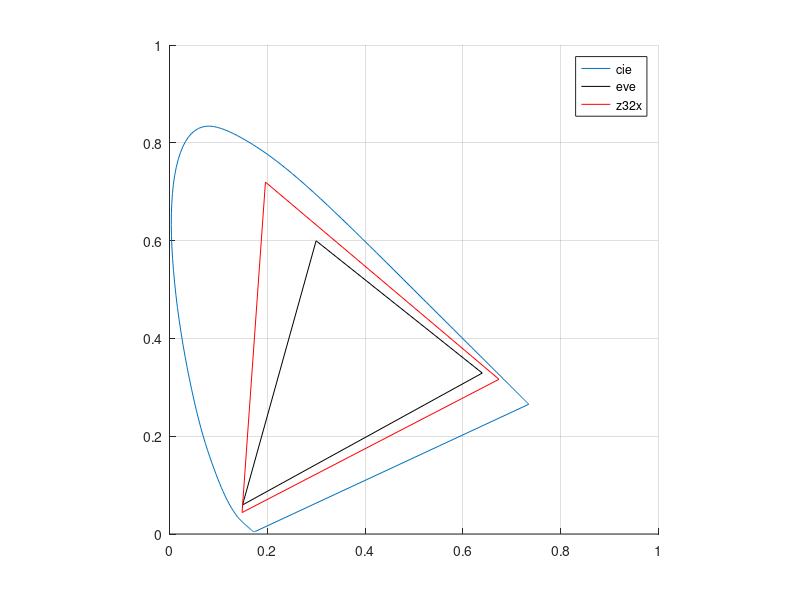

Write MATLAB code to recreate this figure.
1;
cie = [
360,  0.000129900000,  0.000003917000,  0.000606100000
361,  0.000145847000,  0.000004393581,  0.000680879200
362,  0.000163802100,  0.000004929604,  0.000765145600
363,  0.000184003700,  0.000005532136,  0.000860012400
364,  0.000206690200,  0.000006208245,  0.000966592800
365,  0.000232100000,  0.000006965000,  0.001086000000
366,  0.000260728000,  0.000007813219,  0.001220586000
367,  0.000293075000,  0.000008767336,  0.001372729000
368,  0.000329388000,  0.000009839844,  0.001543579000
369,  0.000369914000,  0.000011043230,  0.001734286000
370,  0.000414900000,  0.000012390000,  0.001946000000
371,  0.000464158700,  0.000013886410,  0.002177777000
372,  0.000518986000,  0.000015557280,  0.002435809000
373,  0.000581854000,  0.000017442960,  0.002731953000
374,  0.000655234700,  0.000019583750,  0.003078064000
375,  0.000741600000,  0.000022020000,  0.003486000000
376,  0.000845029600,  0.000024839650,  0.003975227000
377,  0.000964526800,  0.000028041260,  0.004540880000
378,  0.001094949000,  0.000031531040,  0.005158320000
379,  0.001231154000,  0.000035215210,  0.005802907000
380,  0.001368000000,  0.000039000000,  0.006450001000
381,  0.001502050000,  0.000042826400,  0.007083216000
382,  0.001642328000,  0.000046914600,  0.007745488000
383,  0.001802382000,  0.000051589600,  0.008501152000
384,  0.001995757000,  0.000057176400,  0.009414544000
385,  0.002236000000,  0.000064000000,  0.010549990000
386,  0.002535385000,  0.000072344210,  0.011965800000
387,  0.002892603000,  0.000082212240,  0.013655870000
388,  0.003300829000,  0.000093508160,  0.015588050000
389,  0.003753236000,  0.000106136100,  0.017730150000
390,  0.004243000000,  0.000120000000,  0.020050010000
391,  0.004762389000,  0.000134984000,  0.022511360000
392,  0.005330048000,  0.000151492000,  0.025202880000
393,  0.005978712000,  0.000170208000,  0.028279720000
394,  0.006741117000,  0.000191816000,  0.031897040000
395,  0.007650000000,  0.000217000000,  0.036210000000
396,  0.008751373000,  0.000246906700,  0.041437710000
397,  0.010028880000,  0.000281240000,  0.047503720000
398,  0.011421700000,  0.000318520000,  0.054119880000
399,  0.012869010000,  0.000357266700,  0.060998030000
400,  0.014310000000,  0.000396000000,  0.067850010000
401,  0.015704430000,  0.000433714700,  0.074486320000
402,  0.017147440000,  0.000473024000,  0.081361560000
403,  0.018781220000,  0.000517876000,  0.089153640000
404,  0.020748010000,  0.000572218700,  0.098540480000
405,  0.023190000000,  0.000640000000,  0.110200000000
406,  0.026207360000,  0.000724560000,  0.124613300000
407,  0.029782480000,  0.000825500000,  0.141701700000
408,  0.033880920000,  0.000941160000,  0.161303500000
409,  0.038468240000,  0.001069880000,  0.183256800000
410,  0.043510000000,  0.001210000000,  0.207400000000
411,  0.048995600000,  0.001362091000,  0.233692100000
412,  0.055022600000,  0.001530752000,  0.262611400000
413,  0.061718800000,  0.001720368000,  0.294774600000
414,  0.069212000000,  0.001935323000,  0.330798500000
415,  0.077630000000,  0.002180000000,  0.371300000000
416,  0.086958110000,  0.002454800000,  0.416209100000
417,  0.097176720000,  0.002764000000,  0.465464200000
418,  0.108406300000,  0.003117800000,  0.519694800000
419,  0.120767200000,  0.003526400000,  0.579530300000
420,  0.134380000000,  0.004000000000,  0.645600000000
421,  0.149358200000,  0.004546240000,  0.718483800000
422,  0.165395700000,  0.005159320000,  0.796713300000
423,  0.181983100000,  0.005829280000,  0.877845900000
424,  0.198611000000,  0.006546160000,  0.959439000000
425,  0.214770000000,  0.007300000000,  1.039050100000
426,  0.230186800000,  0.008086507000,  1.115367300000
427,  0.244879700000,  0.008908720000,  1.188497100000
428,  0.258777300000,  0.009767680000,  1.258123300000
429,  0.271807900000,  0.010664430000,  1.323929600000
430,  0.283900000000,  0.011600000000,  1.385600000000
431,  0.294943800000,  0.012573170000,  1.442635200000
432,  0.304896500000,  0.013582720000,  1.494803500000
433,  0.313787300000,  0.014629680000,  1.542190300000
434,  0.321645400000,  0.015715090000,  1.584880700000
435,  0.328500000000,  0.016840000000,  1.622960000000
436,  0.334351300000,  0.018007360000,  1.656404800000
437,  0.339210100000,  0.019214480000,  1.685295900000
438,  0.343121300000,  0.020453920000,  1.709874500000
439,  0.346129600000,  0.021718240000,  1.730382100000
440,  0.348280000000,  0.023000000000,  1.747060000000
441,  0.349599900000,  0.024294610000,  1.760044600000
442,  0.350147400000,  0.025610240000,  1.769623300000
443,  0.350013000000,  0.026958570000,  1.776263700000
444,  0.349287000000,  0.028351250000,  1.780433400000
445,  0.348060000000,  0.029800000000,  1.782600000000
446,  0.346373300000,  0.031310830000,  1.782968200000
447,  0.344262400000,  0.032883680000,  1.781699800000
448,  0.341808800000,  0.034521120000,  1.779198200000
449,  0.339094100000,  0.036225710000,  1.775867100000
450,  0.336200000000,  0.038000000000,  1.772110000000
451,  0.333197700000,  0.039846670000,  1.768258900000
452,  0.330041100000,  0.041768000000,  1.764039000000
453,  0.326635700000,  0.043766000000,  1.758943800000
454,  0.322886800000,  0.045842670000,  1.752466300000
455,  0.318700000000,  0.048000000000,  1.744100000000
456,  0.314025100000,  0.050243680000,  1.733559500000
457,  0.308884000000,  0.052573040000,  1.720858100000
458,  0.303290400000,  0.054980560000,  1.705936900000
459,  0.297257900000,  0.057458720000,  1.688737200000
460,  0.290800000000,  0.060000000000,  1.669200000000
461,  0.283970100000,  0.062601970000,  1.647528700000
462,  0.276721400000,  0.065277520000,  1.623412700000
463,  0.268917800000,  0.068042080000,  1.596022300000
464,  0.260422700000,  0.070911090000,  1.564528000000
465,  0.251100000000,  0.073900000000,  1.528100000000
466,  0.240847500000,  0.077016000000,  1.486111400000
467,  0.229851200000,  0.080266400000,  1.439521500000
468,  0.218407200000,  0.083666800000,  1.389879900000
469,  0.206811500000,  0.087232800000,  1.338736200000
470,  0.195360000000,  0.090980000000,  1.287640000000
471,  0.184213600000,  0.094917550000,  1.237422300000
472,  0.173327300000,  0.099045840000,  1.187824300000
473,  0.162688100000,  0.103367400000,  1.138761100000
474,  0.152283300000,  0.107884600000,  1.090148000000
475,  0.142100000000,  0.112600000000,  1.041900000000
476,  0.132178600000,  0.117532000000,  0.994197600000
477,  0.122569600000,  0.122674400000,  0.947347300000
478,  0.113275200000,  0.127992800000,  0.901453100000
479,  0.104297900000,  0.133452800000,  0.856619300000
480,  0.095640000000,  0.139020000000,  0.812950100000
481,  0.087299550000,  0.144676400000,  0.770517300000
482,  0.079308040000,  0.150469300000,  0.729444800000
483,  0.071717760000,  0.156461900000,  0.689913600000
484,  0.064580990000,  0.162717700000,  0.652104900000
485,  0.057950010000,  0.169300000000,  0.616200000000
486,  0.051862110000,  0.176243100000,  0.582328600000
487,  0.046281520000,  0.183558100000,  0.550416200000
488,  0.041150880000,  0.191273500000,  0.520337600000
489,  0.036412830000,  0.199418000000,  0.491967300000
490,  0.032010000000,  0.208020000000,  0.465180000000
491,  0.027917200000,  0.217119900000,  0.439924600000
492,  0.024144400000,  0.226734500000,  0.416183600000
493,  0.020687000000,  0.236857100000,  0.393882200000
494,  0.017540400000,  0.247481200000,  0.372945900000
495,  0.014700000000,  0.258600000000,  0.353300000000
496,  0.012161790000,  0.270184900000,  0.334857800000
497,  0.009919960000,  0.282293900000,  0.317552100000
498,  0.007967240000,  0.295050500000,  0.301337500000
499,  0.006296346000,  0.308578000000,  0.286168600000
500,  0.004900000000,  0.323000000000,  0.272000000000
501,  0.003777173000,  0.338402100000,  0.258817100000
502,  0.002945320000,  0.354685800000,  0.246483800000
503,  0.002424880000,  0.371698600000,  0.234771800000
504,  0.002236293000,  0.389287500000,  0.223453300000
505,  0.002400000000,  0.407300000000,  0.212300000000
506,  0.002925520000,  0.425629900000,  0.201169200000
507,  0.003836560000,  0.444309600000,  0.190119600000
508,  0.005174840000,  0.463394400000,  0.179225400000
509,  0.006982080000,  0.482939500000,  0.168560800000
510,  0.009300000000,  0.503000000000,  0.158200000000
511,  0.012149490000,  0.523569300000,  0.148138300000
512,  0.015535880000,  0.544512000000,  0.138375800000
513,  0.019477520000,  0.565690000000,  0.128994200000
514,  0.023992770000,  0.586965300000,  0.120075100000
515,  0.029100000000,  0.608200000000,  0.111700000000
516,  0.034814850000,  0.629345600000,  0.103904800000
517,  0.041120160000,  0.650306800000,  0.096667480000
518,  0.047985040000,  0.670875200000,  0.089982720000
519,  0.055378610000,  0.690842400000,  0.083845310000
520,  0.063270000000,  0.710000000000,  0.078249990000
521,  0.071635010000,  0.728185200000,  0.073208990000
522,  0.080462240000,  0.745463600000,  0.068678160000
523,  0.089739960000,  0.761969400000,  0.064567840000
524,  0.099456450000,  0.777836800000,  0.060788350000
525,  0.109600000000,  0.793200000000,  0.057250010000
526,  0.120167400000,  0.808110400000,  0.053904350000
527,  0.131114500000,  0.822496200000,  0.050746640000
528,  0.142367900000,  0.836306800000,  0.047752760000
529,  0.153854200000,  0.849491600000,  0.044898590000
530,  0.165500000000,  0.862000000000,  0.042160000000
531,  0.177257100000,  0.873810800000,  0.039507280000
532,  0.189140000000,  0.884962400000,  0.036935640000
533,  0.201169400000,  0.895493600000,  0.034458360000
534,  0.213365800000,  0.905443200000,  0.032088720000
535,  0.225749900000,  0.914850100000,  0.029840000000
536,  0.238320900000,  0.923734800000,  0.027711810000
537,  0.251066800000,  0.932092400000,  0.025694440000
538,  0.263992200000,  0.939922600000,  0.023787160000
539,  0.277101700000,  0.947225200000,  0.021989250000
540,  0.290400000000,  0.954000000000,  0.020300000000
541,  0.303891200000,  0.960256100000,  0.018718050000
542,  0.317572600000,  0.966007400000,  0.017240360000
543,  0.331438400000,  0.971260600000,  0.015863640000
544,  0.345482800000,  0.976022500000,  0.014584610000
545,  0.359700000000,  0.980300000000,  0.013400000000
546,  0.374083900000,  0.984092400000,  0.012307230000
547,  0.388639600000,  0.987418200000,  0.011301880000
548,  0.403378400000,  0.990312800000,  0.010377920000
549,  0.418311500000,  0.992811600000,  0.009529306000
550,  0.433449900000,  0.994950100000,  0.008749999000
551,  0.448795300000,  0.996710800000,  0.008035200000
552,  0.464336000000,  0.998098300000,  0.007381600000
553,  0.480064000000,  0.999112000000,  0.006785400000
554,  0.495971300000,  0.999748200000,  0.006242800000
555,  0.512050100000,  1.000000000000,  0.005749999000
556,  0.528295900000,  0.999856700000,  0.005303600000
557,  0.544691600000,  0.999304600000,  0.004899800000
558,  0.561209400000,  0.998325500000,  0.004534200000
559,  0.577821500000,  0.996898700000,  0.004202400000
560,  0.594500000000,  0.995000000000,  0.003900000000
561,  0.611220900000,  0.992600500000,  0.003623200000
562,  0.627975800000,  0.989742600000,  0.003370600000
563,  0.644760200000,  0.986444400000,  0.003141400000
564,  0.661569700000,  0.982724100000,  0.002934800000
565,  0.678400000000,  0.978600000000,  0.002749999000
566,  0.695239200000,  0.974083700000,  0.002585200000
567,  0.712058600000,  0.969171200000,  0.002438600000
568,  0.728828400000,  0.963856800000,  0.002309400000
569,  0.745518800000,  0.958134900000,  0.002196800000
570,  0.762100000000,  0.952000000000,  0.002100000000
571,  0.778543200000,  0.945450400000,  0.002017733000
572,  0.794825600000,  0.938499200000,  0.001948200000
573,  0.810926400000,  0.931162800000,  0.001889800000
574,  0.826824800000,  0.923457600000,  0.001840933000
575,  0.842500000000,  0.915400000000,  0.001800000000
576,  0.857932500000,  0.907006400000,  0.001766267000
577,  0.873081600000,  0.898277200000,  0.001737800000
578,  0.887894400000,  0.889204800000,  0.001711200000
579,  0.902318100000,  0.879781600000,  0.001683067000
580,  0.916300000000,  0.870000000000,  0.001650001000
581,  0.929799500000,  0.859861300000,  0.001610133000
582,  0.942798400000,  0.849392000000,  0.001564400000
583,  0.955277600000,  0.838622000000,  0.001513600000
584,  0.967217900000,  0.827581300000,  0.001458533000
585,  0.978600000000,  0.816300000000,  0.001400000000
586,  0.989385600000,  0.804794700000,  0.001336667000
587,  0.999548800000,  0.793082000000,  0.001270000000
588,  1.009089200000,  0.781192000000,  0.001205000000
589,  1.018006400000,  0.769154700000,  0.001146667000
590,  1.026300000000,  0.757000000000,  0.001100000000
591,  1.033982700000,  0.744754100000,  0.001068800000
592,  1.040986000000,  0.732422400000,  0.001049400000
593,  1.047188000000,  0.720003600000,  0.001035600000
594,  1.052466700000,  0.707496500000,  0.001021200000
595,  1.056700000000,  0.694900000000,  0.001000000000
596,  1.059794400000,  0.682219200000,  0.000968640000
597,  1.061799200000,  0.669471600000,  0.000929920000
598,  1.062806800000,  0.656674400000,  0.000886880000
599,  1.062909600000,  0.643844800000,  0.000842560000
600,  1.062200000000,  0.631000000000,  0.000800000000
601,  1.060735200000,  0.618155500000,  0.000760960000
602,  1.058443600000,  0.605314400000,  0.000723680000
603,  1.055224400000,  0.592475600000,  0.000685920000
604,  1.050976800000,  0.579637900000,  0.000645440000
605,  1.045600000000,  0.566800000000,  0.000600000000
606,  1.039036900000,  0.553961100000,  0.000547866700
607,  1.031360800000,  0.541137200000,  0.000491600000
608,  1.022666200000,  0.528352800000,  0.000435400000
609,  1.013047700000,  0.515632300000,  0.000383466700
610,  1.002600000000,  0.503000000000,  0.000340000000
611,  0.991367500000,  0.490468800000,  0.000307253300
612,  0.979331400000,  0.478030400000,  0.000283160000
613,  0.966491600000,  0.465677600000,  0.000265440000
614,  0.952847900000,  0.453403200000,  0.000251813300
615,  0.938400000000,  0.441200000000,  0.000240000000
616,  0.923194000000,  0.429080000000,  0.000229546700
617,  0.907244000000,  0.417036000000,  0.000220640000
618,  0.890502000000,  0.405032000000,  0.000211960000
619,  0.872920000000,  0.393032000000,  0.000202186700
620,  0.854449900000,  0.381000000000,  0.000190000000
621,  0.835084000000,  0.368918400000,  0.000174213300
622,  0.814946000000,  0.356827200000,  0.000155640000
623,  0.794186000000,  0.344776800000,  0.000135960000
624,  0.772954000000,  0.332817600000,  0.000116853300
625,  0.751400000000,  0.321000000000,  0.000100000000
626,  0.729583600000,  0.309338100000,  0.000086133330
627,  0.707588800000,  0.297850400000,  0.000074600000
628,  0.685602200000,  0.286593600000,  0.000065000000
629,  0.663810400000,  0.275624500000,  0.000056933330
630,  0.642400000000,  0.265000000000,  0.000049999990
631,  0.621514900000,  0.254763200000,  0.000044160000
632,  0.601113800000,  0.244889600000,  0.000039480000
633,  0.581105200000,  0.235334400000,  0.000035720000
634,  0.561397700000,  0.226052800000,  0.000032640000
635,  0.541900000000,  0.217000000000,  0.000030000000
636,  0.522599500000,  0.208161600000,  0.000027653330
637,  0.503546400000,  0.199548800000,  0.000025560000
638,  0.484743600000,  0.191155200000,  0.000023640000
639,  0.466193900000,  0.182974400000,  0.000021813330
640,  0.447900000000,  0.175000000000,  0.000020000000
641,  0.429861300000,  0.167223500000,  0.000018133330
642,  0.412098000000,  0.159646400000,  0.000016200000
643,  0.394644000000,  0.152277600000,  0.000014200000
644,  0.377533300000,  0.145125900000,  0.000012133330
645,  0.360800000000,  0.138200000000,  0.000010000000
646,  0.344456300000,  0.131500300000,  0.000007733333
647,  0.328516800000,  0.125024800000,  0.000005400000
648,  0.313019200000,  0.118779200000,  0.000003200000
649,  0.298001100000,  0.112769100000,  0.000001333333
650,  0.283500000000,  0.107000000000,  0.000000000000
651,  0.269544800000,  0.101476200000,  0.000000000000
652,  0.256118400000,  0.096188640000,  0.000000000000
653,  0.243189600000,  0.091122960000,  0.000000000000
654,  0.230727200000,  0.086264850000,  0.000000000000
655,  0.218700000000,  0.081600000000,  0.000000000000
656,  0.207097100000,  0.077120640000,  0.000000000000
657,  0.195923200000,  0.072825520000,  0.000000000000
658,  0.185170800000,  0.068710080000,  0.000000000000
659,  0.174832300000,  0.064769760000,  0.000000000000
660,  0.164900000000,  0.061000000000,  0.000000000000
661,  0.155366700000,  0.057396210000,  0.000000000000
662,  0.146230000000,  0.053955040000,  0.000000000000
663,  0.137490000000,  0.050673760000,  0.000000000000
664,  0.129146700000,  0.047549650000,  0.000000000000
665,  0.121200000000,  0.044580000000,  0.000000000000
666,  0.113639700000,  0.041758720000,  0.000000000000
667,  0.106465000000,  0.039084960000,  0.000000000000
668,  0.099690440000,  0.036563840000,  0.000000000000
669,  0.093330610000,  0.034200480000,  0.000000000000
670,  0.087400000000,  0.032000000000,  0.000000000000
671,  0.081900960000,  0.029962610000,  0.000000000000
672,  0.076804280000,  0.028076640000,  0.000000000000
673,  0.072077120000,  0.026329360000,  0.000000000000
674,  0.067686640000,  0.024708050000,  0.000000000000
675,  0.063600000000,  0.023200000000,  0.000000000000
676,  0.059806850000,  0.021800770000,  0.000000000000
677,  0.056282160000,  0.020501120000,  0.000000000000
678,  0.052971040000,  0.019281080000,  0.000000000000
679,  0.049818610000,  0.018120690000,  0.000000000000
680,  0.046770000000,  0.017000000000,  0.000000000000
681,  0.043784050000,  0.015903790000,  0.000000000000
682,  0.040875360000,  0.014837180000,  0.000000000000
683,  0.038072640000,  0.013810680000,  0.000000000000
684,  0.035404610000,  0.012834780000,  0.000000000000
685,  0.032900000000,  0.011920000000,  0.000000000000
686,  0.030564190000,  0.011068310000,  0.000000000000
687,  0.028380560000,  0.010273390000,  0.000000000000
688,  0.026344840000,  0.009533311000,  0.000000000000
689,  0.024452750000,  0.008846157000,  0.000000000000
690,  0.022700000000,  0.008210000000,  0.000000000000
691,  0.021084290000,  0.007623781000,  0.000000000000
692,  0.019599880000,  0.007085424000,  0.000000000000
693,  0.018237320000,  0.006591476000,  0.000000000000
694,  0.016987170000,  0.006138485000,  0.000000000000
695,  0.015840000000,  0.005723000000,  0.000000000000
696,  0.014790640000,  0.005343059000,  0.000000000000
697,  0.013831320000,  0.004995796000,  0.000000000000
698,  0.012948680000,  0.004676404000,  0.000000000000
699,  0.012129200000,  0.004380075000,  0.000000000000
700,  0.011359160000,  0.004102000000,  0.000000000000
701,  0.010629350000,  0.003838453000,  0.000000000000
702,  0.009938846000,  0.003589099000,  0.000000000000
703,  0.009288422000,  0.003354219000,  0.000000000000
704,  0.008678854000,  0.003134093000,  0.000000000000
705,  0.008110916000,  0.002929000000,  0.000000000000
706,  0.007582388000,  0.002738139000,  0.000000000000
707,  0.007088746000,  0.002559876000,  0.000000000000
708,  0.006627313000,  0.002393244000,  0.000000000000
709,  0.006195408000,  0.002237275000,  0.000000000000
710,  0.005790346000,  0.002091000000,  0.000000000000
711,  0.005409826000,  0.001953587000,  0.000000000000
712,  0.005052583000,  0.001824580000,  0.000000000000
713,  0.004717512000,  0.001703580000,  0.000000000000
714,  0.004403507000,  0.001590187000,  0.000000000000
715,  0.004109457000,  0.001484000000,  0.000000000000
716,  0.003833913000,  0.001384496000,  0.000000000000
717,  0.003575748000,  0.001291268000,  0.000000000000
718,  0.003334342000,  0.001204092000,  0.000000000000
719,  0.003109075000,  0.001122744000,  0.000000000000
720,  0.002899327000,  0.001047000000,  0.000000000000
721,  0.002704348000,  0.000976589600,  0.000000000000
722,  0.002523020000,  0.000911108800,  0.000000000000
723,  0.002354168000,  0.000850133200,  0.000000000000
724,  0.002196616000,  0.000793238400,  0.000000000000
725,  0.002049190000,  0.000740000000,  0.000000000000
726,  0.001910960000,  0.000690082700,  0.000000000000
727,  0.001781438000,  0.000643310000,  0.000000000000
728,  0.001660110000,  0.000599496000,  0.000000000000
729,  0.001546459000,  0.000558454700,  0.000000000000
730,  0.001439971000,  0.000520000000,  0.000000000000
731,  0.001340042000,  0.000483913600,  0.000000000000
732,  0.001246275000,  0.000450052800,  0.000000000000
733,  0.001158471000,  0.000418345200,  0.000000000000
734,  0.001076430000,  0.000388718400,  0.000000000000
735,  0.000999949300,  0.000361100000,  0.000000000000
736,  0.000928735800,  0.000335383500,  0.000000000000
737,  0.000862433200,  0.000311440400,  0.000000000000
738,  0.000800750300,  0.000289165600,  0.000000000000
739,  0.000743396000,  0.000268453900,  0.000000000000
740,  0.000690078600,  0.000249200000,  0.000000000000
741,  0.000640515600,  0.000231301900,  0.000000000000
742,  0.000594502100,  0.000214685600,  0.000000000000
743,  0.000551864600,  0.000199288400,  0.000000000000
744,  0.000512429000,  0.000185047500,  0.000000000000
745,  0.000476021300,  0.000171900000,  0.000000000000
746,  0.000442453600,  0.000159778100,  0.000000000000
747,  0.000411511700,  0.000148604400,  0.000000000000
748,  0.000382981400,  0.000138301600,  0.000000000000
749,  0.000356649100,  0.000128792500,  0.000000000000
750,  0.000332301100,  0.000120000000,  0.000000000000
751,  0.000309758600,  0.000111859500,  0.000000000000
752,  0.000288887100,  0.000104322400,  0.000000000000
753,  0.000269539400,  0.000097335600,  0.000000000000
754,  0.000251568200,  0.000090845870,  0.000000000000
755,  0.000234826100,  0.000084800000,  0.000000000000
756,  0.000219171000,  0.000079146670,  0.000000000000
757,  0.000204525800,  0.000073858000,  0.000000000000
758,  0.000190840500,  0.000068916000,  0.000000000000
759,  0.000178065400,  0.000064302670,  0.000000000000
760,  0.000166150500,  0.000060000000,  0.000000000000
761,  0.000155023600,  0.000055981870,  0.000000000000
762,  0.000144621900,  0.000052225600,  0.000000000000
763,  0.000134909800,  0.000048718400,  0.000000000000
764,  0.000125852000,  0.000045447470,  0.000000000000
765,  0.000117413000,  0.000042400000,  0.000000000000
766,  0.000109551500,  0.000039561040,  0.000000000000
767,  0.000102224500,  0.000036915120,  0.000000000000
768,  0.000095394450,  0.000034448680,  0.000000000000
769,  0.000089023900,  0.000032148160,  0.000000000000
770,  0.000083075270,  0.000030000000,  0.000000000000
771,  0.000077512690,  0.000027991250,  0.000000000000
772,  0.000072313040,  0.000026113560,  0.000000000000
773,  0.000067457780,  0.000024360240,  0.000000000000
774,  0.000062928440,  0.000022724610,  0.000000000000
775,  0.000058706520,  0.000021200000,  0.000000000000
776,  0.000054770280,  0.000019778550,  0.000000000000
777,  0.000051099180,  0.000018452850,  0.000000000000
778,  0.000047676540,  0.000017216870,  0.000000000000
779,  0.000044485670,  0.000016064590,  0.000000000000
780,  0.000041509940,  0.000014990000,  0.000000000000
781,  0.000038733240,  0.000013987280,  0.000000000000
782,  0.000036142030,  0.000013051550,  0.000000000000
783,  0.000033723520,  0.000012178180,  0.000000000000
784,  0.000031464870,  0.000011362540,  0.000000000000
785,  0.000029353260,  0.000010600000,  0.000000000000
786,  0.000027375730,  0.000009885877,  0.000000000000
787,  0.000025524330,  0.000009217304,  0.000000000000
788,  0.000023793760,  0.000008592362,  0.000000000000
789,  0.000022178700,  0.000008009133,  0.000000000000
790,  0.000020673830,  0.000007465700,  0.000000000000
791,  0.000019272260,  0.000006959567,  0.000000000000
792,  0.000017966400,  0.000006487995,  0.000000000000
793,  0.000016749910,  0.000006048699,  0.000000000000
794,  0.000015616480,  0.000005639396,  0.000000000000
795,  0.000014559770,  0.000005257800,  0.000000000000
796,  0.000013573870,  0.000004901771,  0.000000000000
797,  0.000012654360,  0.000004569720,  0.000000000000
798,  0.000011797230,  0.000004260194,  0.000000000000
799,  0.000010998440,  0.000003971739,  0.000000000000
800,  0.000010253980,  0.000003702900,  0.000000000000
801,  0.000009559646,  0.000003452163,  0.000000000000
802,  0.000008912044,  0.000003218302,  0.000000000000
803,  0.000008308358,  0.000003000300,  0.000000000000
804,  0.000007745769,  0.000002797139,  0.000000000000
805,  0.000007221456,  0.000002607800,  0.000000000000
806,  0.000006732475,  0.000002431220,  0.000000000000
807,  0.000006276423,  0.000002266531,  0.000000000000
808,  0.000005851304,  0.000002113013,  0.000000000000
809,  0.000005455118,  0.000001969943,  0.000000000000
810,  0.000005085868,  0.000001836600,  0.000000000000
811,  0.000004741466,  0.000001712230,  0.000000000000
812,  0.000004420236,  0.000001596228,  0.000000000000
813,  0.000004120783,  0.000001488090,  0.000000000000
814,  0.000003841716,  0.000001387314,  0.000000000000
815,  0.000003581652,  0.000001293400,  0.000000000000
816,  0.000003339127,  0.000001205820,  0.000000000000
817,  0.000003112949,  0.000001124143,  0.000000000000
818,  0.000002902121,  0.000001048009,  0.000000000000
819,  0.000002705645,  0.000000977058,  0.000000000000
820,  0.000002522525,  0.000000910930,  0.000000000000
821,  0.000002351726,  0.000000849251,  0.000000000000
822,  0.000002192415,  0.000000791721,  0.000000000000
823,  0.000002043902,  0.000000738090,  0.000000000000
824,  0.000001905497,  0.000000688110,  0.000000000000
825,  0.000001776509,  0.000000641530,  0.000000000000
826,  0.000001656215,  0.000000598090,  0.000000000000
827,  0.000001544022,  0.000000557575,  0.000000000000
828,  0.000001439440,  0.000000519808,  0.000000000000
829,  0.000001341977,  0.000000484612,  0.000000000000
830,  0.000001251141,  0.000000451810,  0.000000000000];

X=cie(:,2); Y=cie(:,3); Z=cie(:,4);

x=X./(X+Y+Z);
y=Y./(X+Y+Z);

# Add an extra row with the original coordinate.
x=[x; x(1)];  
y=[y; y(1)];  


eve=[0.6396, 0.3291; 0.2998, 0.5996; 0.1494, 0.0595];
eve=[eve; eve(1,:)];

z32x=[0.6738, 0.3164; 0.1962, 0.7197; 0.1484, 0.0439];
z32x=[z32x; z32x(1,:)];


hold on;
plot(x,y);
grid;
axis([0.0 1.0 0.0 1.0])
axis equal;
plot(eve(:,1), eve(:,2), 'k');
plot(z32x(:,1), z32x(:,2), 'r');
legend("cie", "eve", "z32x");
